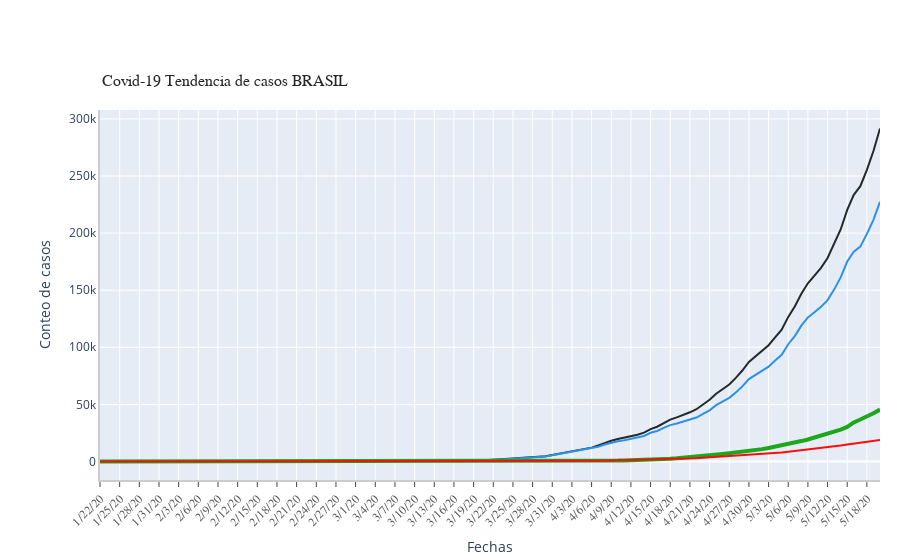

The code cell stored with this chart in its notebook:
### Code cell
ts_array = [confirmed_Brazil_ts, active_Brazil_ts, recovered_Brazil_ts, deaths_Brazil_ts]
labels = ['Confirmados', 'Activos', 'Recuperados', 'Descesos']
colors = [color_arr[5],  color_arr[0], color_arr[2], color_arr[3]]
mode_size = [8, 8, 12, 8]
line_size = [2, 2, 4, 2]

# Calling the draw_plot function defined above
fig_3 = draw_plot(ts_array = ts_array, 
                  ts_label = labels , 
                  title = "Covid-19 Tendencia de casos BRASIL",
                  colors = colors, mode_size = mode_size, 
                  line_size = line_size , 
                  x_axis_title = "Fechas" , 
                  y_axis_title = "Conteo de casos", 
                  tickangle = 315, 
                  yaxis_type = "", additional_annotations=[])

fig_3.show()

### Figure 1 — Plotly figure (JSON) as saved in the notebook; plotly's stock layout.template omitted (floating-point values rounded to 4 significant figures)
{"data": [{"connectgaps": true, "line": {"color": "#222A2A", "width": 2}, "name": "Confirmados", "type": "scatter", "x": ["1/22/20", "1/23/20", "1/24/20", "1/25/20", "1/26/20", "1/27/20", "1/28/20", "1/29/20", "1/30/20", "1/31/20", "2/1/20", "2/2/20", "2/3/20", "2/4/20", "2/5/20", "2/6/20", "2/7/20", "2/8/20", "2/9/20", "2/10/20", "2/11/20", "2/12/20", "2/13/20", "2/14/20", "2/15/20", "2/16/20", "2/17/20", "2/18/20", "2/19/20", "2/20/20", "2/21/20", "2/22/20", "2/23/20", "2/24/20", "2/25/20", "2/26/20", "2/27/20", "2/28/20", "2/29/20", "3/1/20", "3/2/20", "3/3/20", "3/4/20", "3/5/20", "3/6/20", "3/7/20", "3/8/20", "3/9/20", "3/10/20", "3/11/20", "3/12/20", "3/13/20", "3/14/20", "3/15/20", "3/16/20", "3/17/20", "3/18/20", "3/19/20", "3/20/20", "3/21/20", "3/22/20", "3/23/20", "3/24/20", "3/25/20", "3/26/20", "3/27/20", "3/28/20", "3/29/20", "3/30/20", "3/31/20", "4/1/20", "4/2/20", "4/3/20", "4/4/20", "4/5/20", "4/6/20", "4/7/20", "4/8/20", "4/9/20", "4/10/20", "4/11/20", "4/12/20", "4/13/20", "4/14/20", "4/15/20", "4/16/20", "4/17/20", "4/18/20", "4/19/20", "4/20/20", "4/21/20", "4/22/20", "4/23/20", "4/24/20", "4/25/20", "4/26/20", "4/27/20", "4/28/20", "4/29/20", "4/30/20", "5/1/20", "5/2/20", "5/3/20", "5/4/20", "5/5/20", "5/6/20", "5/7/20", "5/8/20", "5/9/20", "5/10/20", "5/11/20", "5/12/20", "5/13/20", "5/14/20", "5/15/20", "5/16/20", "5/17/20", "5/18/20", "5/19/20", "5/20/20"], "y": [0, 0, 0, 0, 0, 0, 0, 0, 0, 0, 0, 0, 0, 0, 0, 0, 0, 0, 0, 0, 0, 0, 0, 0, 0, 0, 0, 0, 0, 0, 0, 0, 0, 0, 0, 1, 1, 1, 2, 2, 2, 2, 4, 4, 13, 13, 20, 25, 31, 38, 52, 151, 151, 162, 200, 321, 372, 621, 793, 1021, 1546, 1924, 2247, 2554, 2985, 3417, 3904, 4256, 4579, 5717, 6836, 8044, 9056, 10360, 11130, 12161, 14034, 16170, 18092, 19638, 20727, 22192, 23430, 25262, 28320, 30425, 33682, 36658, 38654, 40743, 43079, 45757, 50036, 54043, 59324, 63100, 67446, 73235, 79685, 87187, 92202, 97100, 101826, 108620, 115455, 126611, 135773, 146894, 156061, 162699, 169594, 178214, 190137, 203165, 220291, 233511, 241080, 255368, 271885, 291579]}, {"connectgaps": true, "line": {"color": "#2E91E5", "width": 2}, "name": "Activos", "type": "scatter", "x": ["1/22/20", "1/23/20", "1/24/20", "1/25/20", "1/26/20", "1/27/20", "1/28/20", "1/29/20", "1/30/20", "1/31/20", "2/1/20", "2/2/20", "2/3/20", "2/4/20", "2/5/20", "2/6/20", "2/7/20", "2/8/20", "2/9/20", "2/10/20", "2/11/20", "2/12/20", "2/13/20", "2/14/20", "2/15/20", "2/16/20", "2/17/20", "2/18/20", "2/19/20", "2/20/20", "2/21/20", "2/22/20", "2/23/20", "2/24/20", "2/25/20", "2/26/20", "2/27/20", "2/28/20", "2/29/20", "3/1/20", "3/2/20", "3/3/20", "3/4/20", "3/5/20", "3/6/20", "3/7/20", "3/8/20", "3/9/20", "3/10/20", "3/11/20", "3/12/20", "3/13/20", "3/14/20", "3/15/20", "3/16/20", "3/17/20", "3/18/20", "3/19/20", "3/20/20", "3/21/20", "3/22/20", "3/23/20", "3/24/20", "3/25/20", "3/26/20", "3/27/20", "3/28/20", "3/29/20", "3/30/20", "3/31/20", "4/1/20", "4/2/20", "4/3/20", "4/4/20", "4/5/20", "4/6/20", "4/7/20", "4/8/20", "4/9/20", "4/10/20", "4/11/20", "4/12/20", "4/13/20", "4/14/20", "4/15/20", "4/16/20", "4/17/20", "4/18/20", "4/19/20", "4/20/20", "4/21/20", "4/22/20", "4/23/20", "4/24/20", "4/25/20", "4/26/20", "4/27/20", "4/28/20", "4/29/20", "4/30/20", "5/1/20", "5/2/20", "5/3/20", "5/4/20", "5/5/20", "5/6/20", "5/7/20", "5/8/20", "5/9/20", "5/10/20", "5/11/20", "5/12/20", "5/13/20", "5/14/20", "5/15/20", "5/16/20", "5/17/20", "5/18/20", "5/19/20", "5/20/20"], "y": [0, 0, 0, 0, 0, 0, 0, 0, 0, 0, 0, 0, 0, 0, 0, 0, 0, 0, 0, 0, 0, 0, 0, 0, 0, -3, -3, -3, -3, -3, -3, -3, -3, -3, -3, -2, -2, -2, -1, -1, -1, -1, 1, 1, 10, 10, 17, 22, 27, 34, 48, 147, 147, 149, 187, 306, 355, 600, 762, 983, 1494, 1863, 2161, 2452, 2863, 3252, 3709, 4025, 4318, 5393, 6448, 7529, 8505, 9686, 10415, 11222, 12927, 14845, 16522, 17807, 18634, 19889, 20921, 22371, 25152, 26733, 29500, 31841, 33338, 34883, 36363, 38481, 41693, 44841, 49328, 52291, 55706, 60405, 65735, 72113, 75783, 79520, 83000, 88406, 93375, 102692, 109807, 118990, 126104, 130607, 135392, 141333, 150497, 161197, 175071, 183625, 188167, 199282, 211593, 227298]}, {"connectgaps": true, "line": {"color": "#1CA71C", "width": 4}, "name": "Recuperados", "type": "scatter", "x": ["1/22/20", "1/23/20", "1/24/20", "1/25/20", "1/26/20", "1/27/20", "1/28/20", "1/29/20", "1/30/20", "1/31/20", "2/1/20", "2/2/20", "2/3/20", "2/4/20", "2/5/20", "2/6/20", "2/7/20", "2/8/20", "2/9/20", "2/10/20", "2/11/20", "2/12/20", "2/13/20", "2/14/20", "2/15/20", "2/16/20", "2/17/20", "2/18/20", "2/19/20", "2/20/20", "2/21/20", "2/22/20", "2/23/20", "2/24/20", "2/25/20", "2/26/20", "2/27/20", "2/28/20", "2/29/20", "3/1/20", "3/2/20", "3/3/20", "3/4/20", "3/5/20", "3/6/20", "3/7/20", "3/8/20", "3/9/20", "3/10/20", "3/11/20", "3/12/20", "3/13/20", "3/14/20", "3/15/20", "3/16/20", "3/17/20", "3/18/20", "3/19/20", "3/20/20", "3/21/20", "3/22/20", "3/23/20", "3/24/20", "3/25/20", "3/26/20", "3/27/20", "3/28/20", "3/29/20", "3/30/20", "3/31/20", "4/1/20", "4/2/20", "4/3/20", "4/4/20", "4/5/20", "4/6/20", "4/7/20", "4/8/20", "4/9/20", "4/10/20", "4/11/20", "4/12/20", "4/13/20", "4/14/20", "4/15/20", "4/16/20", "4/17/20", "4/18/20", "4/19/20", "4/20/20", "4/21/20", "4/22/20", "4/23/20", "4/24/20", "4/25/20", "4/26/20", "4/27/20", "4/28/20", "4/29/20", "4/30/20", "5/1/20", "5/2/20", "5/3/20", "5/4/20", "5/5/20", "5/6/20", "5/7/20", "5/8/20", "5/9/20", "5/10/20", "5/11/20", "5/12/20", "5/13/20", "5/14/20", "5/15/20", "5/16/20", "5/17/20", "5/18/20", "5/19/20", "5/20/20"], "y": [0, 0, 0, 0, 0, 0, 0, 0, 0, 0, 0, 0, 0, 0, 0, 0, 0, 0, 0, 0, 0, 0, 0, 0, 0, 3, 3, 3, 3, 3, 3, 3, 3, 3, 3, 3, 3, 3, 3, 3, 3, 3, 3, 3, 3, 3, 3, 3, 4, 4, 4, 4, 4, 13, 13, 14, 14, 15, 20, 23, 27, 27, 40, 43, 45, 73, 84, 95, 102, 123, 148, 191, 192, 229, 229, 375, 421, 506, 620, 774, 969, 1080, 1181, 1359, 1432, 1768, 2041, 2463, 2854, 3273, 3975, 4370, 5012, 5498, 5939, 6523, 7137, 7747, 8437, 9068, 10007, 10819, 11775, 12847, 14142, 15331, 16776, 17887, 19301, 20969, 22549, 24420, 26400, 27969, 30258, 34224, 36795, 39233, 42309, 45422]}, {"connectgaps": true, "line": {"color": "#FB0D0D", "width": 2}, "name": "Descesos", "type": "scatter", "x": ["1/22/20", "1/23/20", "1/24/20", "1/25/20", "1/26/20", "1/27/20", "1/28/20", "1/29/20", "1/30/20", "1/31/20", "2/1/20", "2/2/20", "2/3/20", "2/4/20", "2/5/20", "2/6/20", "2/7/20", "2/8/20", "2/9/20", "2/10/20", "2/11/20", "2/12/20", "2/13/20", "2/14/20", "2/15/20", "2/16/20", "2/17/20", "2/18/20", "2/19/20", "2/20/20", "2/21/20", "2/22/20", "2/23/20", "2/24/20", "2/25/20", "2/26/20", "2/27/20", "2/28/20", "2/29/20", "3/1/20", "3/2/20", "3/3/20", "3/4/20", "3/5/20", "3/6/20", "3/7/20", "3/8/20", "3/9/20", "3/10/20", "3/11/20", "3/12/20", "3/13/20", "3/14/20", "3/15/20", "3/16/20", "3/17/20", "3/18/20", "3/19/20", "3/20/20", "3/21/20", "3/22/20", "3/23/20", "3/24/20", "3/25/20", "3/26/20", "3/27/20", "3/28/20", "3/29/20", "3/30/20", "3/31/20", "4/1/20", "4/2/20", "4/3/20", "4/4/20", "4/5/20", "4/6/20", "4/7/20", "4/8/20", "4/9/20", "4/10/20", "4/11/20", "4/12/20", "4/13/20", "4/14/20", "4/15/20", "4/16/20", "4/17/20", "4/18/20", "4/19/20", "4/20/20", "4/21/20", "4/22/20", "4/23/20", "4/24/20", "4/25/20", "4/26/20", "4/27/20", "4/28/20", "4/29/20", "4/30/20", "5/1/20", "5/2/20", "5/3/20", "5/4/20", "5/5/20", "5/6/20", "5/7/20", "5/8/20", "5/9/20", "5/10/20", "5/11/20", "5/12/20", "5/13/20", "5/14/20", "5/15/20", "5/16/20", "5/17/20", "5/18/20", "5/19/20", "5/20/20"], "y": [0, 0, 0, 0, 0, 0, 0, 0, 0, 0, 0, 0, 0, 0, 0, 0, 0, 0, 0, 0, 0, 0, 0, 0, 0, 0, 0, 0, 0, 0, 0, 0, 0, 0, 0, 0, 0, 0, 0, 0, 0, 0, 0, 0, 0, 0, 0, 0, 0, 0, 0, 0, 0, 0, 0, 1, 3, 6, 11, 15, 25, 34, 46, 59, 77, 92, 111, 136, 159, 201, 240, 324, 359, 445, 486, 564, 686, 819, 950, 1057, 1124, 1223, 1328, 1532, 1736, 1924, 2141, 2354, 2462, 2587, 2741, 2906, 3331, 3704, 4057, 4286, 4603, 5083, 5513, 6006, 6412, 6761, 7051, 7367, 7938, 8588, 9190, 10017, 10656, 11123, 11653, 12461, 13240, 13999, 14962, 15662, 16118, 16853, 17983, 18859]}], "layout": {"annotations": [{"font": {"color": "rgb(37,37,37)", "family": "Arial", "size": 16}, "showarrow": false, "text": "Covid-19 Tendencia de casos BRASIL", "x": 0, "xanchor": "left", "xref": "paper", "y": 1.05, "yanchor": "bottom", "yref": "paper"}], "autosize": true, "margin": {"autoexpand": false, "l": 100, "r": 20, "t": 110}, "showlegend": true, "xaxis": {"linecolor": "rgb(204, 204, 204)", "linewidth": 2, "showgrid": true, "showline": true, "showticklabels": true, "tickangle": -45, "tickfont": {"color": "rgb(82, 82, 82)", "family": "Arial", "size": 12}, "ticks": "outside", "title": {"text": "Fechas"}}, "yaxis": {"linecolor": "rgb(204, 204, 204)", "linewidth": 2, "showgrid": true, "showline": true, "showticklabels": true, "title": {"text": "Conteo de casos"}}}}
